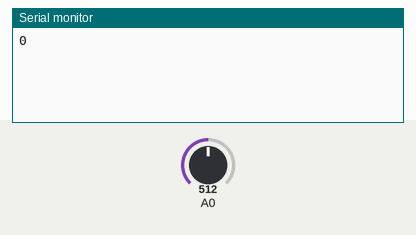
The sketch below on a simulated Arduino Uno, built with avr-gcc and run on an emulated ATmega328P. Parts: the last lines printed to the serial monitor. The inputs (shaded band) are chosen by the test bench; at power-on: A0 = 512.

Above: at 1.2 s.
1.3 s: A0 set to 716
At 2.6 s:
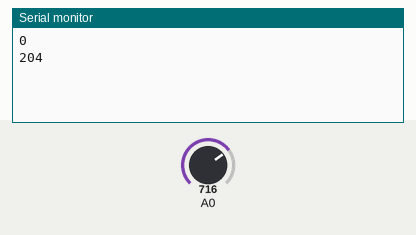
2.8 s: A0 set to 900
At 3.8 s:
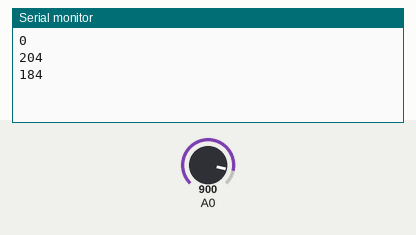
Timing chart, 0 to 5.8 s (numbered marks = the images above; inputs shaded):
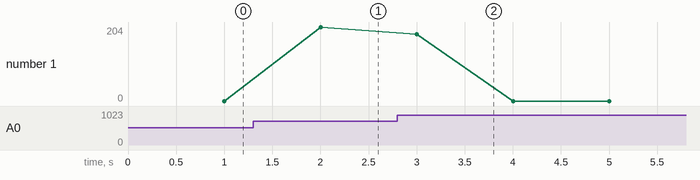

Measured:
- after the input at 1.3 s, the serial monitor: prints a new line after 0.70 s (image 1)
- after the input at 2.8 s, the serial monitor: prints a new line after 0.20 s (image 2)
- plotted number 1: 0 → 204 after the input at 1.3 s

The sketch:

mic_test.ino
```cpp
void setup() {
  Serial.begin(9600);
}

void loop() {
  int peak = 0;
  unsigned long start = millis();
  while (millis() - start < 1000) {
    int lo = 1023, hi = 0;
    unsigned long t = millis();
    while (millis() - t < 50) {
      int v = analogRead(A0);
      if (v < lo) lo = v;
      if (v > hi) hi = v;
    }
    if (hi - lo > peak) peak = hi - lo;
  }
  Serial.println(peak);
}
```
